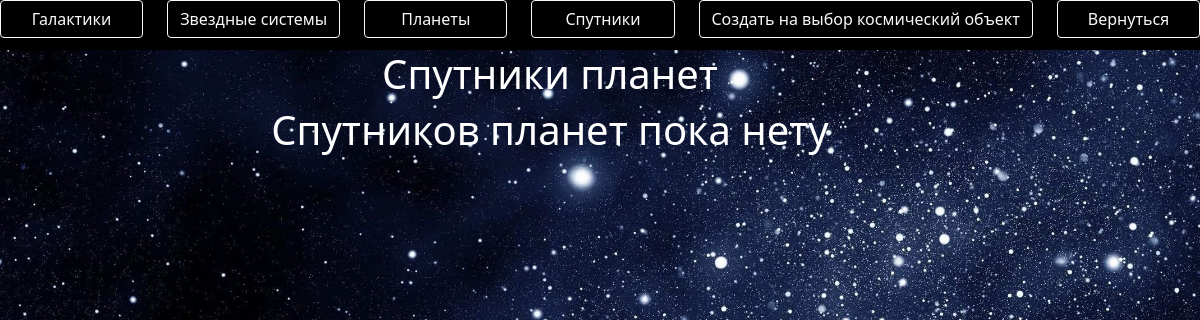
The page /satellite/1 (signed in) on the database as committed earlier.
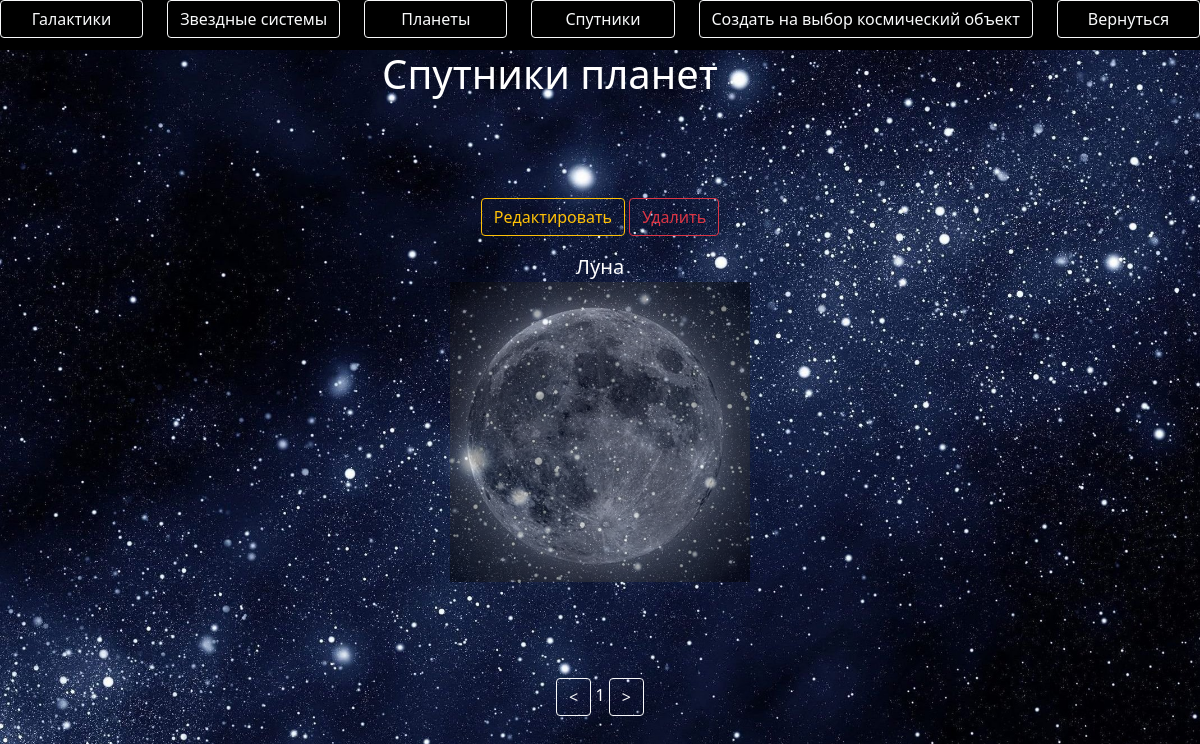
The same page on the database as committed later.
### data/satellites.py (models this page shows)
class Satellite(SqlAlchemyBase, UserMixin):
    __tablename__ = 'satellites'
    id = sqlalchemy.Column(sqlalchemy.Integer,
                           primary_key=True, autoincrement=True)
    name = sqlalchemy.Column(sqlalchemy.String, nullable=True)
    planet = sqlalchemy.Column(sqlalchemy.Integer, sqlalchemy.ForeignKey('planets.id'), nullable=True)
    text = sqlalchemy.Column(sqlalchemy.String, nullable=True)
    photo = sqlalchemy.Column(sqlalchemy.String, nullable=True)

### main.py (the view)
@app.route('/satellite/<int:page>', methods=['GET', 'POST'])
def satellite(page):
    form = CatalogForm()
    db_sess = db_session.create_session()
    arr = db_sess.query(Satellite)
    arr = [x for x in arr]
    n = abs(-len(arr) // 8)
    arr = [x for x in arr[(page - 1) * 8:page * 8]]
    db_sess.close()
    if form.submit_left_page.data:
        if page > 1:
            return redirect(f'/satellite/{page - 1}')
    if form.submit_right_page.data:
        if page < n:
            return redirect(f'/satellite/{page + 1}')
    if form.submit_return.data:
        return redirect('/')
    if form.submit_galaxy.data:
        return redirect('/galaxy/1')
    if form.submit_planets.data:
        return redirect('/planet/1')
    if form.submit_choise_create.data:
        return redirect('/choise_create')
    if form.submit_star_systems.data:
        return redirect('/star_system/1')
    return render_template('satellites.html', form=form, arr=arr, len_arr=len(arr), page=page)

### forms/catalog_form.py
class CatalogForm(FlaskForm):
    submit_galaxy = SubmitField('Галактики')
    submit_star_systems = SubmitField('Звездные системы')
    submit_planets = SubmitField('Планеты')
    submit_satellites = SubmitField('Спутники')
    submit_right_page = SubmitField('>')
    submit_left_page = SubmitField('<')
    submit_choise_create = SubmitField('Создать на выбор космический объект')
    submit_return = SubmitField('Вернуться')

### data/db_session.py (called while the page is built)
def create_session() -> Session:
    global __factory
    return __factory()

### main.py (called while the page is built)
@login_manager.user_loader
def load_user(user_id):
    db_sess = db_session.create_session()
    db_sess.close()
    return db_sess.query(User).get(user_id)

### templates/satellites.html (shortened to what this page needs)
{% extends "catalog.html" %}
{% block content %}
<h1 align="center" style="color: white; margin-right: 100px;">Спутники планет</h1>
{% if not arr %}
<h1 align="center" style="color: white; margin-right: 100px;">Спутников планет пока нету</h1>
{% else %}
    <div class="container text-center" style="color: white; margin-top: 100px;" align="center">
            <div class="row">
                {% for i in arr[:4] %}
                <div class="col">
                    {% if current_user.user_level >= 4 %}
                        <p><a href="/edit_satellite/{{ i.id }}" class="btn btn-outline-warning">Редактировать</a>
                        <a href="/delete_satellite/{{ i.id }}" class="btn btn-outline-danger">Удалить</a></p>
                    {% endif %}
                    {% if i.photo %}
                        <a class="navbar-brand" style="color: white;" href="/check_kosmos_body/{{ i.id }}/satellite">{{ i.name }}
                            <p><img src="{{url_for('static', filename=i.photo[7:])}}" style="width: 300px; height: 300px; object-fit: cover; opacity: 0.5;"></p>
                        </a>
                        {% else %}
                        <div align="center">
                            <a class="navbar-brand" style="color: white;" href="/check_kosmos_body/{{ i.id }}/satellite">{{ i.name }}
                            <div style="width: 300px; height: 300px; background-color: rgba(0, 0, 0, 0.5)" align="center">
                            </div></a>
                        </div>
                    {% endif %}
                </div>
                {% endfor %}
            </div>
    </div>
    <form action="" method="post" novalidate>
    <div align="center" style="margin-top: 50px;">
        {{ form.submit_left_page(type="submit", class="btn btn-outline-light") }}
        <span style="color: white;">{{ page }}</span>
        {{ form.submit_right_page(type="submit", class="btn btn-outline-light") }}
    </div>
    </form>
{% endif %}
{% endblock %}

### templates/catalog.html (shortened to what this page needs)
<!DOCTYPE html>
<html lang="en" xmlns="http://www.w3.org/1999/html">
<head>
    <link rel="stylesheet" href="https://cdn.jsdelivr.net/npm/bootstrap@5.0.0-beta1/dist/css/bootstrap.min.css"
>
</head>
<body style="background-image: url('/static/image/sad.jpg'); background-repeat: no-repeat; background-attachment: fixed; background-size: cover;">
<div style="height: 50px; width: 100wv; background-color: black;">
    <form action="" method="post" novalidate>
        <div class="row">
            <div class="col">
                {{ form.submit_galaxy(type="submit", class="btn btn-outline-light", style="height: 100%; width: 100%;")
                }}
            </div>
            <div class="col">
                {{ form.submit_star_systems(type="submit", class="btn btn-outline-light", style="height: 100%; width:
                100%;") }}
            </div>
            <div class="col">
                {{ form.submit_planets(type="submit", class="btn btn-outline-light", style="height: 100%; width: 100%;")
                }}
            </div>
            <div class="col">
                {{ form.submit_satellites(type="submit", class="btn btn-outline-light", style="height: 100%; width:
                100%;") }}
            </div>
            {% if current_user.user_level >= 2 %}
            <div class="col">
                {{ form.submit_choise_create(type="submit", class="btn btn-outline-light", style="height: 100%; width:
                100%;") }}
            </div>
            {% endif %}
            <div class="col">
                {{ form.submit_return(type="submit", class="btn btn-outline-light", style="height: 100%; width: 100%;")
                }}
            </div>
        </div>
    </form>
</div>
{% block content %}{% endblock %}
</body>
</html>

Rows that differ between the two databases and show on the page:
added Satellite: name "Луна", photo (picture)
Other text that changed with them:
form field submit_left_page: (not shown) → "<"
{{ page }}: (not shown) → "1"
form field submit_right_page: (not shown) → ">"
text no longer shown: "Спутников планет пока нету"
